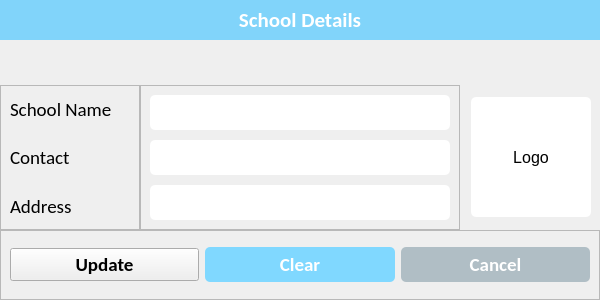
<?xml version="1.0" encoding="UTF-8"?>
<ui version="4.0">
 <class>UpdateBusinessWindow</class>
 <widget class="QMainWindow" name="UpdateBusinessWindow">
  <property name="geometry">
   <rect>
    <x>0</x>
    <y>0</y>
    <width>600</width>
    <height>300</height>
   </rect>
  </property>
  <property name="minimumSize">
   <size>
    <width>600</width>
    <height>300</height>
   </size>
  </property>
  <property name="maximumSize">
   <size>
    <width>600</width>
    <height>300</height>
   </size>
  </property>
  <property name="windowTitle">
   <string>Update School Details</string>
  </property>
  <property name="windowIcon">
   <iconset resource="../resources.qrc">
    <normaloff>:/icons/assets/icons/logo.png</normaloff>:/icons/assets/icons/logo.png</iconset>
  </property>
  <property name="iconSize">
   <size>
    <width>32</width>
    <height>32</height>
   </size>
  </property>
  <widget class="QWidget" name="centralwidget">
   <property name="styleSheet">
    <string notr="true">#txt_business_logo {
	border-radius: 5px;
	background-color: #fff;
	padding: 5px;
}

#label {
	background-color: #81d4fa;
	color: #fff;
}

#label_5 {
	color: #fff;
}

#btn_save {
	background-color: #29b6f6;
	border-radius: 5px;
	padding: 5px 20px;
	color: white;
}

#btn_clear {
	background-color: #80d8ff;
	border-radius: 5px;
	padding: 5px 20px;
	color: white;
}

#btn_cancel {
	background-color: #b0bec5;
	border-radius: 5px;
	padding: 5px 20px;
	color: white;
}

QLineEdit {
	border-radius: 5px;
	padding: 5px 5px;
}

QDateEdit {
	border-radius: 5px;
	padding: 5px 5px;
}

QComboBox {
	border-radius: 5px;
	padding: 5px 5px;
}

QTextEdit {
	border-radius: 10px;
	padding: 0px 0px;
}</string>
   </property>
   <layout class="QVBoxLayout" name="verticalLayout">
    <property name="spacing">
     <number>0</number>
    </property>
    <property name="leftMargin">
     <number>0</number>
    </property>
    <property name="topMargin">
     <number>0</number>
    </property>
    <property name="rightMargin">
     <number>0</number>
    </property>
    <property name="bottomMargin">
     <number>0</number>
    </property>
    <item alignment="Qt::AlignTop">
     <widget class="QLabel" name="label">
      <property name="minimumSize">
       <size>
        <width>0</width>
        <height>40</height>
       </size>
      </property>
      <property name="maximumSize">
       <size>
        <width>16777215</width>
        <height>40</height>
       </size>
      </property>
      <property name="font">
       <font>
        <family>Calibri</family>
        <pointsize>16</pointsize>
        <weight>75</weight>
        <bold>true</bold>
       </font>
      </property>
      <property name="text">
       <string>School Details</string>
      </property>
      <property name="alignment">
       <set>Qt::AlignCenter</set>
      </property>
      <property name="margin">
       <number>10</number>
      </property>
     </widget>
    </item>
    <item alignment="Qt::AlignVCenter">
     <widget class="QWidget" name="main_details_widget" native="true">
      <property name="layoutDirection">
       <enum>Qt::RightToLeft</enum>
      </property>
      <layout class="QHBoxLayout" name="horizontalLayout_18">
       <property name="spacing">
        <number>0</number>
       </property>
       <property name="leftMargin">
        <number>0</number>
       </property>
       <property name="topMargin">
        <number>0</number>
       </property>
       <property name="rightMargin">
        <number>0</number>
       </property>
       <property name="bottomMargin">
        <number>0</number>
       </property>
       <item>
        <widget class="QLabel" name="business_logo_frame">
         <property name="frameShape">
          <enum>QFrame::NoFrame</enum>
         </property>
         <layout class="QVBoxLayout" name="verticalLayout_17">
          <item>
           <widget class="QLabel" name="txt_business_logo">
            <property name="minimumSize">
             <size>
              <width>120</width>
              <height>120</height>
             </size>
            </property>
            <property name="maximumSize">
             <size>
              <width>120</width>
              <height>120</height>
             </size>
            </property>
            <property name="font">
             <font>
              <pointsize>12</pointsize>
             </font>
            </property>
            <property name="text">
             <string>Logo</string>
            </property>
            <property name="alignment">
             <set>Qt::AlignCenter</set>
            </property>
           </widget>
          </item>
         </layout>
        </widget>
       </item>
       <item>
        <widget class="QFrame" name="input_field_frame">
         <property name="sizePolicy">
          <sizepolicy hsizetype="Preferred" vsizetype="Preferred">
           <horstretch>0</horstretch>
           <verstretch>0</verstretch>
          </sizepolicy>
         </property>
         <property name="frameShape">
          <enum>QFrame::StyledPanel</enum>
         </property>
         <property name="frameShadow">
          <enum>QFrame::Raised</enum>
         </property>
         <layout class="QVBoxLayout" name="verticalLayout_16">
          <property name="spacing">
           <number>10</number>
          </property>
          <item alignment="Qt::AlignRight">
           <widget class="QLineEdit" name="txt_business_name">
            <property name="minimumSize">
             <size>
              <width>300</width>
              <height>35</height>
             </size>
            </property>
            <property name="maximumSize">
             <size>
              <width>300</width>
              <height>35</height>
             </size>
            </property>
            <property name="font">
             <font>
              <family>Calibri</family>
              <pointsize>14</pointsize>
             </font>
            </property>
           </widget>
          </item>
          <item alignment="Qt::AlignRight">
           <widget class="QLineEdit" name="txt_business_contact">
            <property name="minimumSize">
             <size>
              <width>300</width>
              <height>35</height>
             </size>
            </property>
            <property name="maximumSize">
             <size>
              <width>300</width>
              <height>35</height>
             </size>
            </property>
            <property name="font">
             <font>
              <family>Calibri</family>
              <pointsize>14</pointsize>
             </font>
            </property>
           </widget>
          </item>
          <item alignment="Qt::AlignRight">
           <widget class="QLineEdit" name="txt_business_address">
            <property name="minimumSize">
             <size>
              <width>300</width>
              <height>35</height>
             </size>
            </property>
            <property name="maximumSize">
             <size>
              <width>300</width>
              <height>35</height>
             </size>
            </property>
            <property name="font">
             <font>
              <family>Calibri</family>
              <pointsize>14</pointsize>
             </font>
            </property>
           </widget>
          </item>
         </layout>
        </widget>
       </item>
       <item>
        <widget class="QFrame" name="labels_frame">
         <property name="layoutDirection">
          <enum>Qt::LeftToRight</enum>
         </property>
         <property name="frameShape">
          <enum>QFrame::StyledPanel</enum>
         </property>
         <property name="frameShadow">
          <enum>QFrame::Raised</enum>
         </property>
         <layout class="QVBoxLayout" name="verticalLayout_15">
          <property name="spacing">
           <number>20</number>
          </property>
          <item>
           <widget class="QLabel" name="b_name_lbl">
            <property name="font">
             <font>
              <family>Calibri</family>
              <pointsize>14</pointsize>
              <weight>50</weight>
              <bold>false</bold>
             </font>
            </property>
            <property name="text">
             <string>School Name</string>
            </property>
           </widget>
          </item>
          <item>
           <widget class="QLabel" name="b_contact_lbl">
            <property name="font">
             <font>
              <family>Calibri</family>
              <pointsize>14</pointsize>
              <weight>50</weight>
              <bold>false</bold>
             </font>
            </property>
            <property name="text">
             <string>Contact</string>
            </property>
           </widget>
          </item>
          <item>
           <widget class="QLabel" name="b_address_lbl">
            <property name="font">
             <font>
              <family>Calibri</family>
              <pointsize>14</pointsize>
              <weight>50</weight>
              <bold>false</bold>
             </font>
            </property>
            <property name="text">
             <string>Address</string>
            </property>
           </widget>
          </item>
         </layout>
        </widget>
       </item>
      </layout>
     </widget>
    </item>
    <item>
     <widget class="QFrame" name="bottom_frame">
      <property name="minimumSize">
       <size>
        <width>0</width>
        <height>0</height>
       </size>
      </property>
      <property name="maximumSize">
       <size>
        <width>16777215</width>
        <height>70</height>
       </size>
      </property>
      <property name="layoutDirection">
       <enum>Qt::RightToLeft</enum>
      </property>
      <property name="frameShape">
       <enum>QFrame::StyledPanel</enum>
      </property>
      <property name="frameShadow">
       <enum>QFrame::Raised</enum>
      </property>
      <layout class="QHBoxLayout" name="horizontalLayout_2">
       <item>
        <widget class="QPushButton" name="btn_cancel">
         <property name="font">
          <font>
           <family>Calibri</family>
           <pointsize>14</pointsize>
           <weight>75</weight>
           <bold>true</bold>
          </font>
         </property>
         <property name="text">
          <string>Cancel</string>
         </property>
         <property name="icon">
          <iconset resource="../resources.qrc">
           <normaloff>:/icons/assets/icons/close.png</normaloff>:/icons/assets/icons/close.png</iconset>
         </property>
         <property name="iconSize">
          <size>
           <width>32</width>
           <height>32</height>
          </size>
         </property>
        </widget>
       </item>
       <item>
        <widget class="QPushButton" name="btn_clear">
         <property name="font">
          <font>
           <family>Calibri</family>
           <pointsize>14</pointsize>
           <weight>75</weight>
           <bold>true</bold>
          </font>
         </property>
         <property name="text">
          <string>Clear</string>
         </property>
         <property name="icon">
          <iconset resource="../resources.qrc">
           <normaloff>:/icons/assets/icons/clear.png</normaloff>:/icons/assets/icons/clear.png</iconset>
         </property>
         <property name="iconSize">
          <size>
           <width>32</width>
           <height>32</height>
          </size>
         </property>
        </widget>
       </item>
       <item>
        <widget class="QPushButton" name="btn_update">
         <property name="font">
          <font>
           <family>Calibri</family>
           <pointsize>14</pointsize>
           <weight>75</weight>
           <bold>true</bold>
          </font>
         </property>
         <property name="layoutDirection">
          <enum>Qt::RightToLeft</enum>
         </property>
         <property name="text">
          <string>Update</string>
         </property>
         <property name="icon">
          <iconset resource="../resources.qrc">
           <normaloff>:/icons/assets/icons/save.png</normaloff>:/icons/assets/icons/save.png</iconset>
         </property>
         <property name="iconSize">
          <size>
           <width>32</width>
           <height>32</height>
          </size>
         </property>
        </widget>
       </item>
      </layout>
     </widget>
    </item>
   </layout>
  </widget>
 </widget>
 <resources>
  <include location="../resources.qrc"/>
 </resources>
 <connections/>
</ui>
